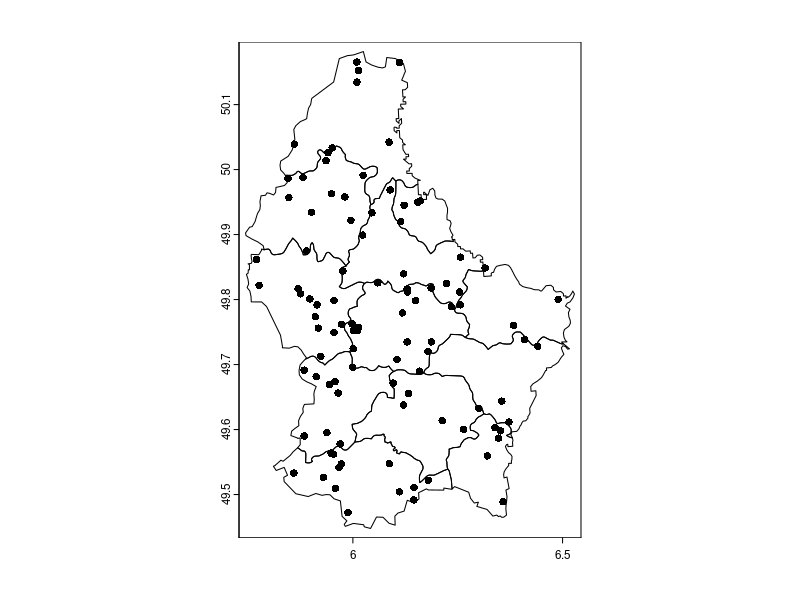
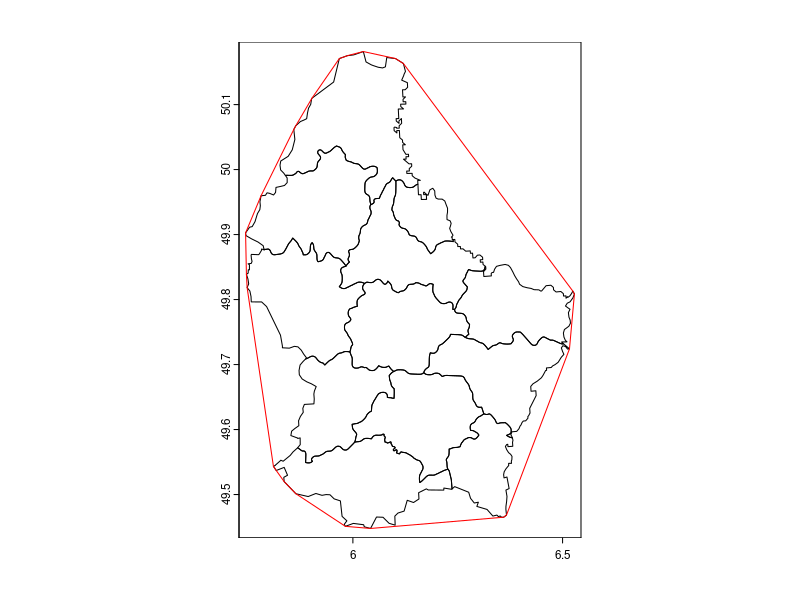
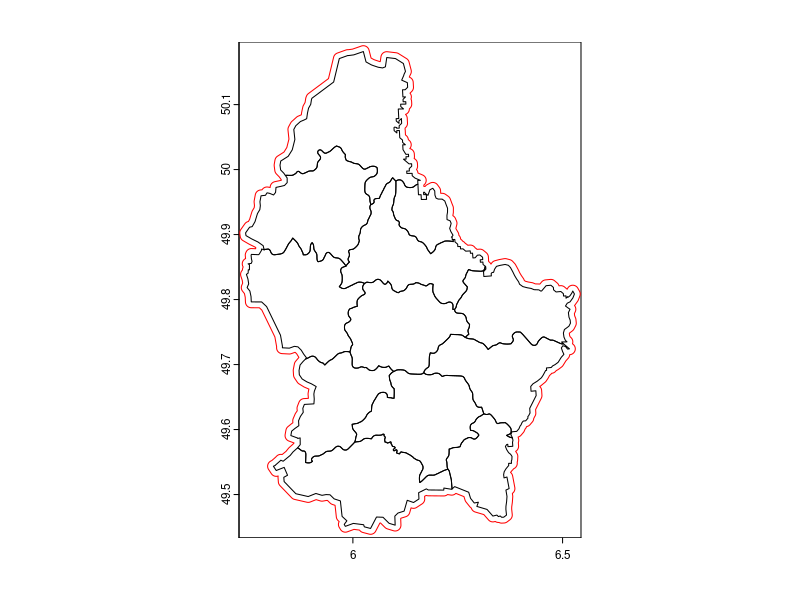
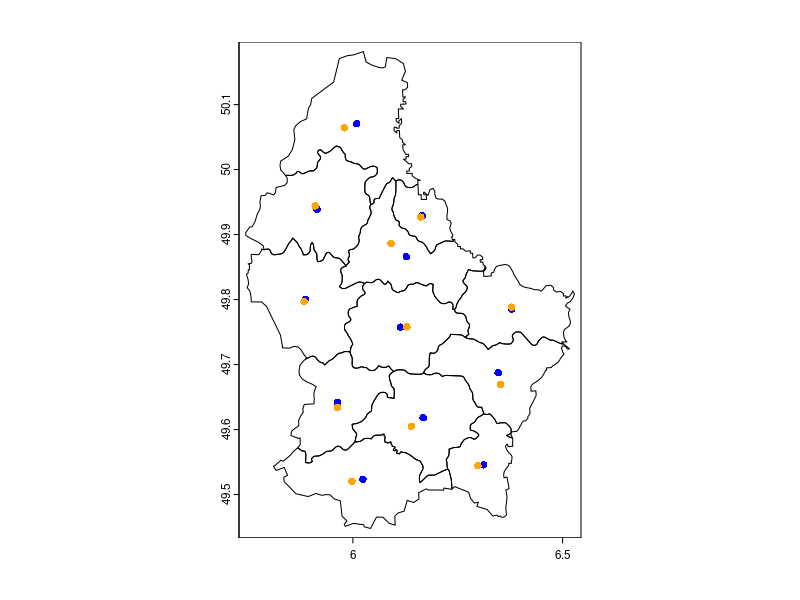
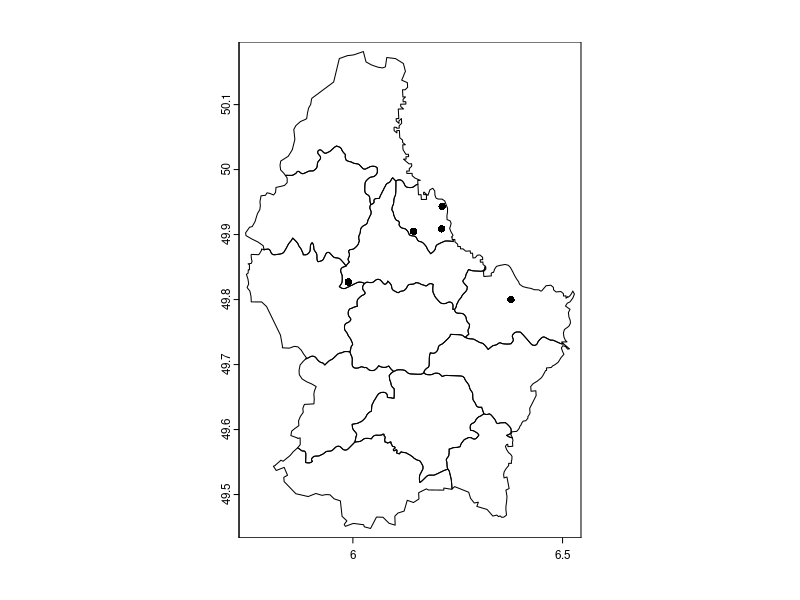
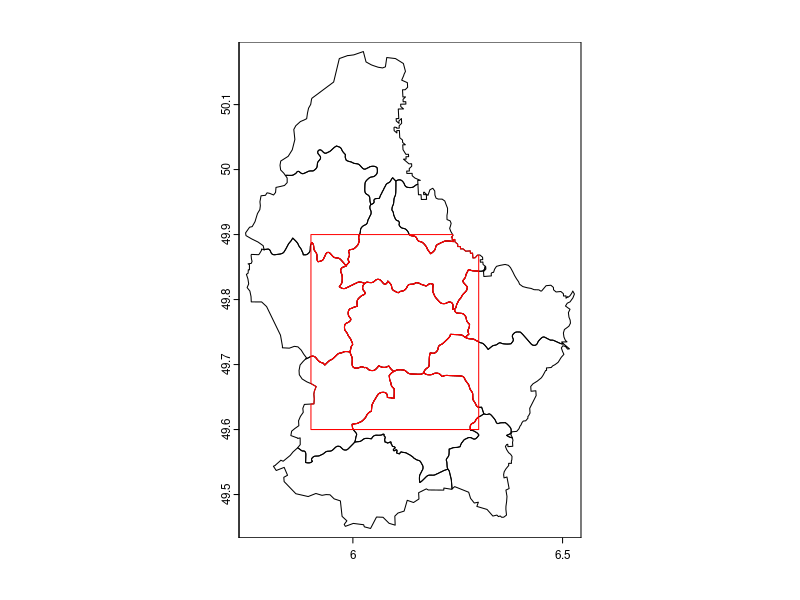

The R script that drew these images, in order:
## ---- chunk 1
library("terra")
## ---- chunk 2
sciezka = system.file("ex/lux.shp", package = "terra")
wektor = vect(sciezka)
wektor
## ---- chunk 3
wektor$NAME_2
## ---- chunk 4
wektor[, "NAME_2"]
## ---- chunk 5
powierzchnia = expanse(wektor, unit = "km")
data.frame(nazwa = wektor$NAME_2, powierzchnia)
## ---- chunk 6
proba = spatSample(wektor, size = 100, method = "random")
plot(wektor)
plot(proba, add = TRUE)
## ---- chunk 7
otoczka = convHull(wektor)
plot(wektor)
plot(otoczka, add = TRUE, border = "red")
## ---- chunk 8
bufor = buffer(aggregate(wektor), width = 1000)
plot(wektor)
plot(bufor, add = TRUE, border = "red")
## ---- chunk 9
centroidy = centroids(wektor, inside = FALSE)
centroidy_wewnatrz = centroids(wektor, inside = TRUE)
plot(wektor)
plot(centroidy, add = TRUE, col = "blue")
plot(centroidy_wewnatrz, add = TRUE, col = "orange")
## ---- chunk 10
odleglosci = distance(centroidy)
## ---- chunk 11
macierz_odleglosci = as.matrix(odleglosci)
macierz_odleglosci[1:5, 1:5]
## ---- chunk 12
colnames(macierz_odleglosci) = rownames(macierz_odleglosci) = centroidy$NAME_2
# View(macierz_odleglosci) # wyświetl
## ---- chunk 13
proba = spatSample(wektor, size = 5, method = "random")
plot(wektor)
plot(proba, add = TRUE)
## ---- chunk 14
relate(wektor, proba, relation = "contains")
## ---- chunk 15
zasieg = ext(c(5.9, 6.3, 49.6, 49.9))
wektor_dociety = crop(wektor, zasieg)
## ---- chunk 16
plot(wektor)
plot(wektor_dociety, add = TRUE, border = "red")
## ---- chunk 17
wektor_3857 = project(wektor, "EPSG:3857")
